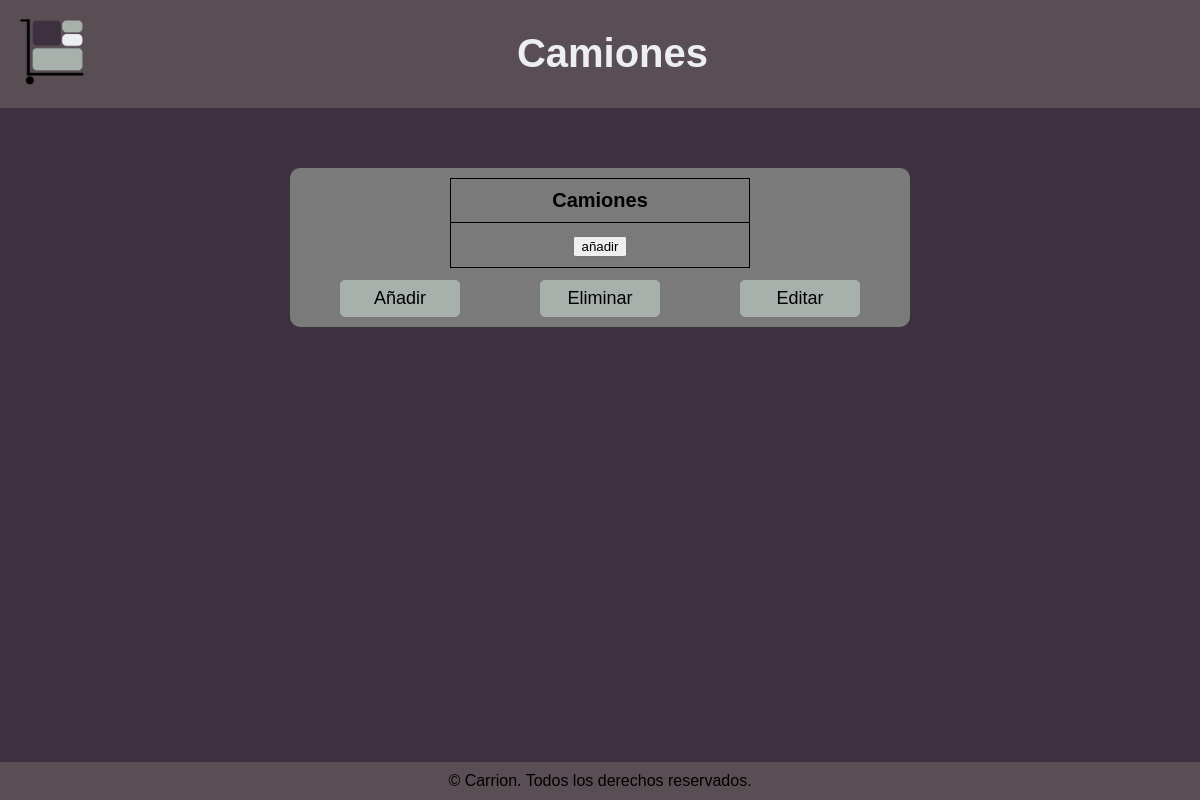
The app's page /backoffice/camion.php, older data.
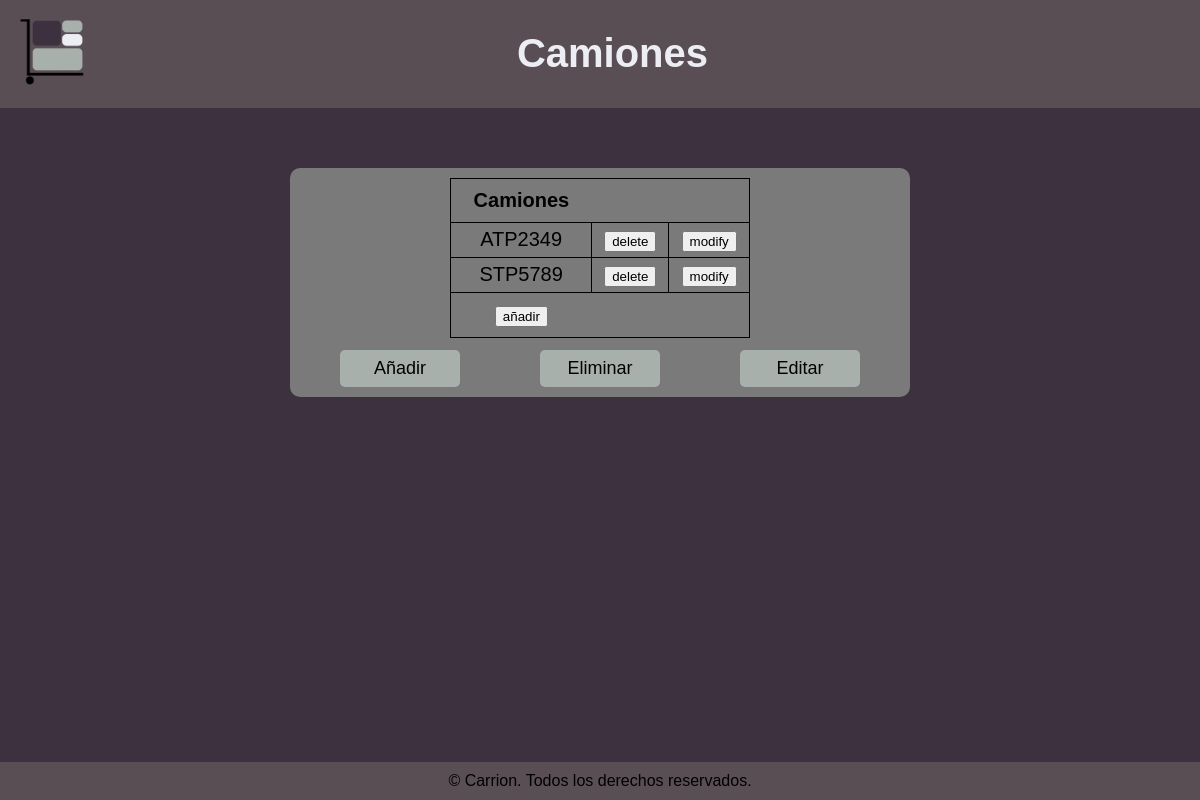
The same page, newer data.
### tables this page shows
CREATE TABLE `camion` (
  `matricula` varchar(7) NOT NULL
);

### backoffice/camion.php (the view, shortened to what this page needs)
<!DOCTYPE html>
<html lang="en">
<head>
    <link rel="stylesheet" href="assets/css/paginasBackoffice.css">
</head>
<?php
$db = new Database();
$connection = $db->dbConnect();
$camiones = $connection->query("select * from camion;")->fetch_all(MYSQLI_ASSOC);
?>
<body>
    <header>
        <img src="assets/imagenes/LogoA.png" class="logo">
        <h1>Camiones</h1>
    </header>
    <main>
        <div class="container-table">
            <table>
                <thead>
                    <th>Camiones</th>
                </thead>
                <tbody>
                    <?php
                    foreach ($camiones as $camion) {
                        echo "<tr>";
                        foreach ($camion as $key => $value) {
                            if (isset($value)) {
                                echo "<td>" . $value . "</td>";
                            } else
                                echo "<td>" . "NULL" . "</td>";
                        }
                        echo "<form action='' method='post'>
                        <input type='hidden' name='matricula' value='" . $camion['matricula'] . "'>
                        <td><input type='submit' name='delete' value='delete'/></td></form>
                        <form action='editar.php' method='post'>
                        <input type='hidden' name='tipo' value='camion'>
                        <input type='hidden' name='identificador' value='matricula'>
                        <input type='hidden' name='matricula' value='" . $camion['matricula'] . "'>
                        <td><input type='submit' name='modify' value='modify'/></td></form>";
                        echo "</tr>";
                    }
                    ?>
                </tbody>
                <tfoot>
                    <th>
                        <form action="añadir.php" method="post">
                            <input type="submit" name="añadir" value="añadir">
                        </form>
                    </th>
                </tfoot>
            </table>
            <div class="container-button">
                <button class="añadir">Añadir</button> <button class="eliminar">Eliminar</button>
                <button class="editar">Editar</button>
            </div>
        </div>
    </main>
    <footer>
        <p>&copy; Carrion. Todos los derechos reservados.</p>
    </footer>
</body>
</html>

Row changes from the older to the newer data that the page shows:
added camion: matricula "ATP2349"
added camion: matricula "STP5789"
